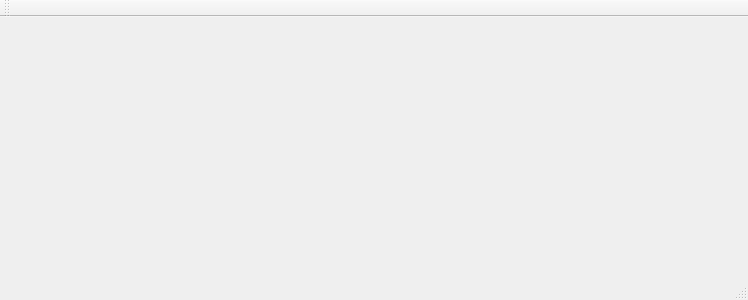
<?xml version="1.0" encoding="UTF-8"?>
<ui version="4.0">
 <class>MainWindow</class>
 <widget class="QMainWindow" name="MainWindow">
  <property name="geometry">
   <rect>
    <x>0</x>
    <y>0</y>
    <width>748</width>
    <height>300</height>
   </rect>
  </property>
  <property name="windowTitle">
   <string>MainWindow</string>
  </property>
  <widget class="QWidget" name="centralWidget">
   <widget class="QLabel" name="label">
    <property name="geometry">
     <rect>
      <x>10</x>
      <y>15</y>
      <width>721</width>
      <height>211</height>
     </rect>
    </property>
    <property name="font">
     <font>
      <pointsize>100</pointsize>
     </font>
    </property>
    <property name="text">
     <string/>
    </property>
   </widget>
  </widget>
  <widget class="QMenuBar" name="menuBar">
   <property name="geometry">
    <rect>
     <x>0</x>
     <y>0</y>
     <width>748</width>
     <height>23</height>
    </rect>
   </property>
  </widget>
  <widget class="QToolBar" name="mainToolBar">
   <attribute name="toolBarArea">
    <enum>TopToolBarArea</enum>
   </attribute>
   <attribute name="toolBarBreak">
    <bool>false</bool>
   </attribute>
  </widget>
  <widget class="QStatusBar" name="statusBar"/>
 </widget>
 <layoutdefault spacing="6" margin="11"/>
 <resources/>
 <connections/>
</ui>
